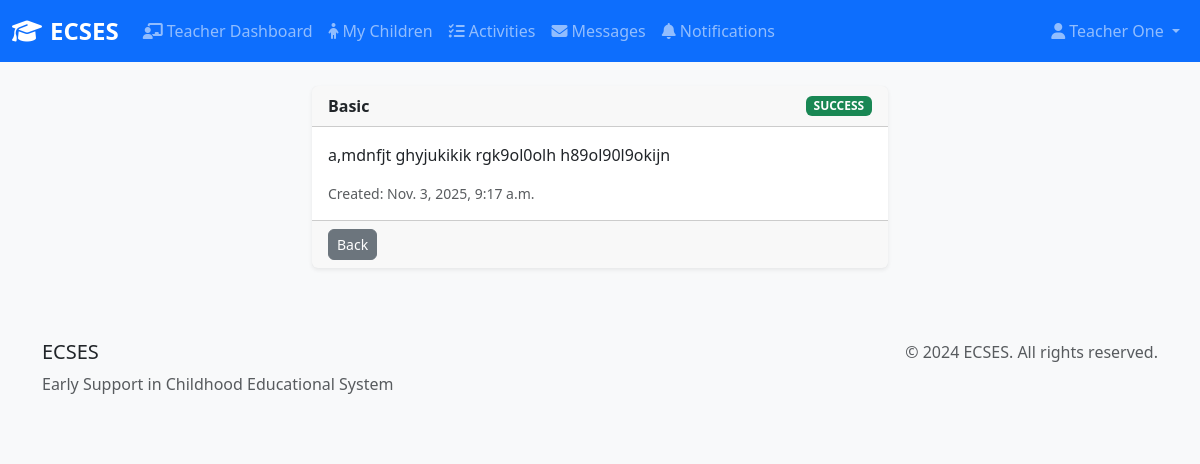
The app's page /connecthub/notification/3/ (signed in) with its own data.
### connecthub/models.py (models this page shows, shortened)
class Notification(models.Model):
    NOTIFICATION_TYPES = [
        ('info', 'Information'),
        ('warning', 'Warning'),
        ('success', 'Success'),
        ('error', 'Error'),
        ('assessment', 'Assessment Update'),
        ('progress', 'Progress Report'),
        ('message', 'New Message'),
    ]
    user = models.ForeignKey(User, on_delete=models.CASCADE, related_name='notifications')
    title = models.CharField(max_length=200)
    message = models.TextField()
    notification_type = models.CharField(max_length=20, choices=NOTIFICATION_TYPES, default='info')
    is_read = models.BooleanField(default=False)
    created_at = models.DateTimeField(auto_now_add=True)
    expires_at = models.DateTimeField(null=True, blank=True, default=None)
    related_url = models.URLField(blank=True)
    class Meta:
        ordering = ['-created_at']
        verbose_name = "Notification"
        verbose_name_plural = "Notifications"

### connecthub/views.py (the view)
# urls.py: path('notification/<int:notification_id>/', views.notification_detail, name='notification_detail'),
@login_required
def notification_detail(request, notification_id):
    notification = get_object_or_404(Notification, id=notification_id, user=request.user)
    if not notification.is_read:
        notification.is_read = True
        notification.save()
    context = {
        'notification': notification,
    }
    return render(request, 'connecthub/notifications/detail.html', context)

### templates/connecthub/notifications/detail.html (shortened to what this page needs)
{% extends 'base.html' %}
{% block content %}
<div class="row justify-content-center">
  <div class="col-md-8 col-lg-6">
    <div class="card">
      <div class="card-header d-flex justify-content-between align-items-center">
        <strong>{{ notification.title }}</strong>
        <span class="badge bg-{{ notification.notification_type }} text-uppercase">{{ notification.get_notification_type_display }}</span>
      </div>
      <div class="card-body">
        <p style="white-space: pre-wrap;">{{ notification.message }}</p>
        <div class="small text-muted">Created: {{ notification.created_at }}</div>
      </div>
      <div class="card-footer d-flex gap-2">
        <a href="{% url 'connecthub:notifications' %}" class="btn btn-secondary btn-sm">Back</a>
      </div>
    </div>
  </div>
</div>
{% endblock %}

### templates/base.html (shortened to what this page needs)
{% load static %}
<!DOCTYPE html>
<html lang="en">
<head>
    <link href="https://cdn.jsdelivr.net/npm/bootstrap@5.3.0/dist/css/bootstrap.min.css" rel="stylesheet">
    <link href="https://cdnjs.cloudflare.com/ajax/libs/font-awesome/6.4.0/css/all.min.css" rel="stylesheet">
    <link href="{% static 'css/styles.css' %}" rel="stylesheet">
</head>
<body>
    <nav class="navbar navbar-expand-lg navbar-dark bg-primary">
        <div class="container-fluid">
            <a class="navbar-brand" href="{% url 'home' %}">
                <i class="fas fa-graduation-cap me-2"></i>ECSES
            </a>
            {% if user.is_authenticated %}
            <div class="collapse navbar-collapse" id="navbarNav">
                <ul class="navbar-nav me-auto">
                    {% if user.is_superuser or user.userprofile.role == 'admin' %}
                        <li class="nav-item">
                            <a class="nav-link" href="{% url 'admin_dashboard' %}">
                                <i class="fas fa-tachometer-alt me-1"></i>Admin Dashboard
                            </a>
                        </li>
                        <li class="nav-item">
                            <a class="nav-link" href="{% url 'connecthub:user_management' %}">
                                <i class="fas fa-users me-1"></i>User Management
                            </a>
                        </li>
                    {% elif user.userprofile.role == 'teacher' %}
                        <li class="nav-item">
                            <a class="nav-link" href="{% url 'teacher_dashboard' %}">
                                <i class="fas fa-chalkboard-teacher me-1"></i>Teacher Dashboard
                            </a>
                        </li>
                        <li class="nav-item">
                            <a class="nav-link" href="{% url 'earlycare:child_list' %}">
                                <i class="fas fa-child me-1"></i>My Children
                            </a>
                        </li>
                        <li class="nav-item">
                            <a class="nav-link" href="{% url 'learnlytics:activity_list' %}">
                                <i class="fas fa-tasks me-1"></i>Activities
                            </a>
                        </li>
                    {% endif %}
                    <li class="nav-item">
                        <a class="nav-link" href="{% url 'connecthub:inbox' %}">
                            <i class="fas fa-envelope me-1"></i>Messages
                        </a>
                    </li>
                    <li class="nav-item">
                        <a class="nav-link" href="{% url 'connecthub:notifications' %}">
                            <i class="fas fa-bell me-1"></i>Notifications
                        </a>
                    </li>
                </ul>
                <ul class="navbar-nav">
                    <li class="nav-item dropdown">
                        <a class="nav-link dropdown-toggle" href="#" id="navbarDropdown" role="button" data-bs-toggle="dropdown">
                            <i class="fas fa-user me-1"></i>{{ user.get_full_name|default:user.username }}
                        </a>
                    </li>
                </ul>
            </div>
            {% endif %}
        </div>
    </nav>
    <main class="container-fluid mt-4">
        {% block content %}{% endblock %}
    </main>
    <footer class="bg-light mt-5 py-4">
        <div class="container">
            <div class="row">
                <div class="col-md-6">
                    <h5>ECSES</h5>
                    <p class="text-muted">Early Support in Childhood Educational System</p>
                </div>
                <div class="col-md-6 text-end">
                    <p class="text-muted">&copy; 2024 ECSES. All rights reserved.</p>
                </div>
            </div>
        </div>
    </footer>
</body>
</html>

### static/css/styles.css (style rules this page uses)
body { font-family: 'Segoe UI', Tahoma, Geneva, Verdana, sans-serif; background-color: #f8f9fa; }
.navbar-brand { font-weight: bold; font-size: 1.5rem; }
.card { border: none; box-shadow: 0 0.125rem 0.25rem rgba(0, 0, 0, 0.075); transition: box-shadow 0.15s ease-in-out; }
.badge { font-size: 0.75rem; }
.btn { border-radius: 0.375rem; font-weight: 500; }

### records on screen
Notification: title "Basic", notification_type "SUCCESS", message "a,mdnfjt ghyjukikik rgk9ol0olh h89ol90l9okijn", created_at "Nov. 3, 2025, 9:17 a.m."

### other values on screen
{{ user.get_full_name|default:user.username }} "Teacher One"
